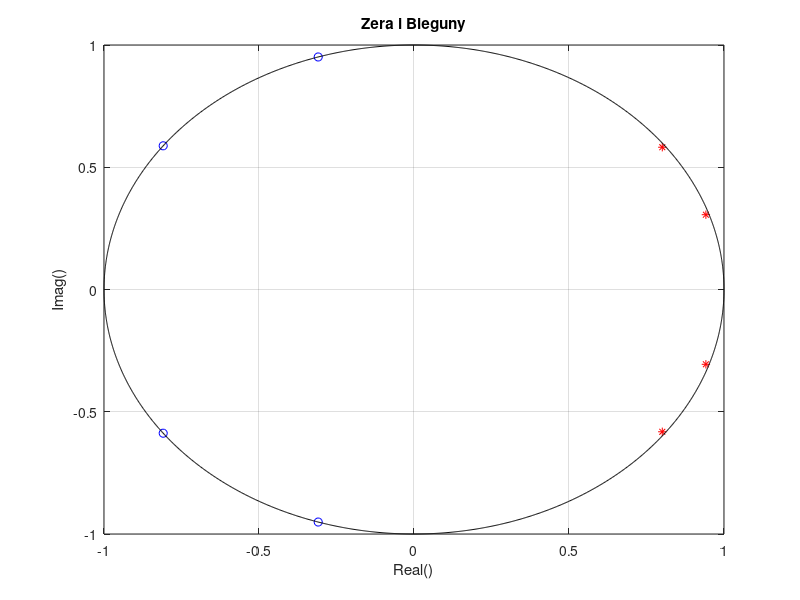
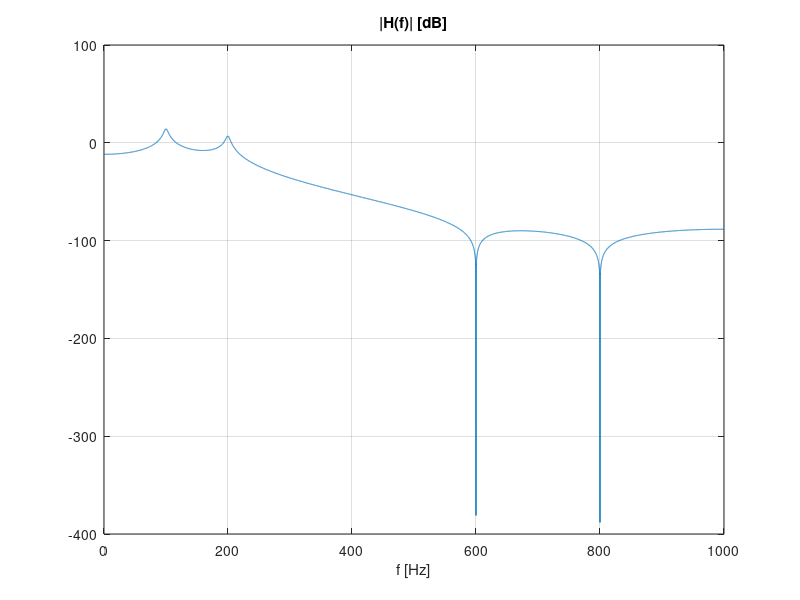
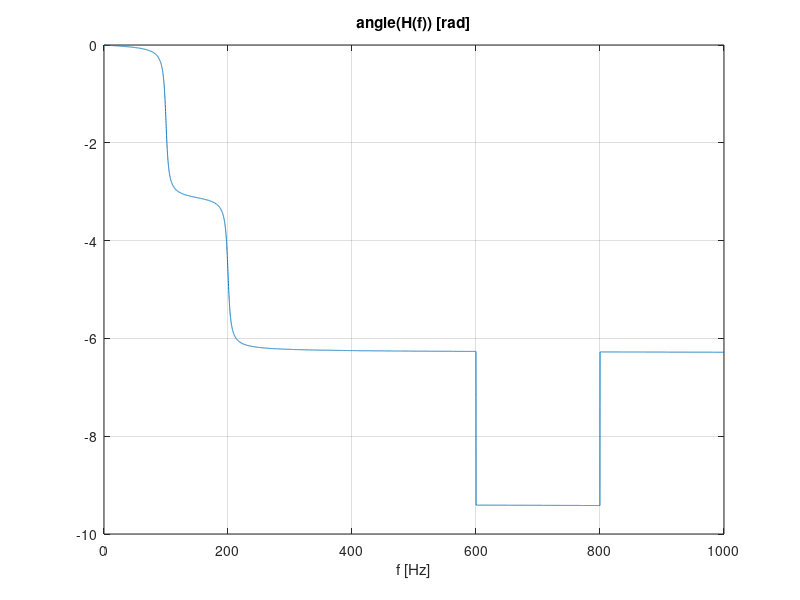
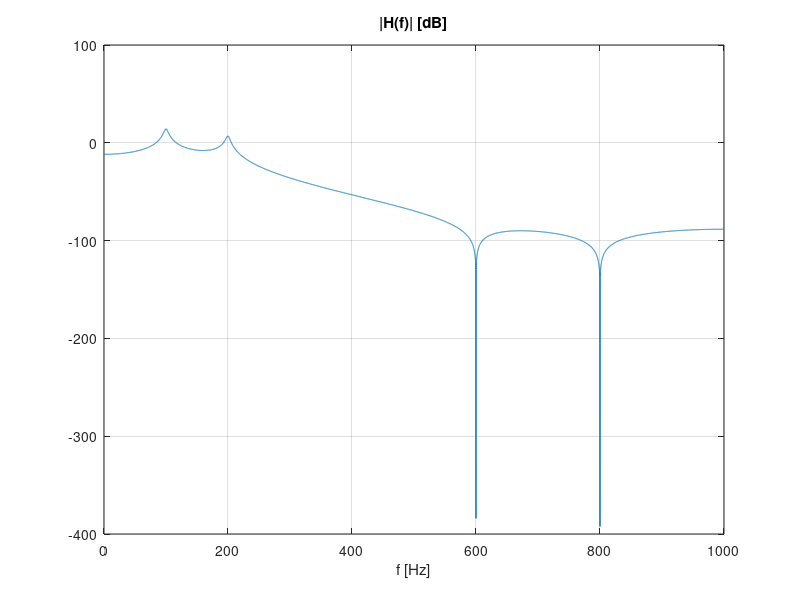

MATLAB code to generate these figures, in order:
% cps_08_iir_intro.m
clear all; close all;

% Wybor/projekt wspolczynnikow filtra cyfrowego IIR
fpr = 2000;                           % czestotliwosc probkowania
if(0)  % ### dobor wartosci wspolczynnikow wielomianow transmitancji
   b = [2,3];                         % [ b0, b1 ]
   a = [1, 0.2, 0.3, 0.4];            % [ a0=1, a2, a3, a4]
   z = roots(b); p = roots(a);        % [b,a] --> [z,p]
else   % ### dobor miejsc zerowych wielomianow transmitancji
   gain = 0.001;
   z = [ 1,   1    ] .* exp(j*2*pi*[ 600, 800 ]/fpr);   z = [z conj(z)];  
   p = [ 0.99,0.99 ] .* exp(j*2*pi*[ 100, 200 ]/fpr);   p = [p conj(p)];
   b = real( gain*poly(z) ), a = real( poly(p) ), pause   % [z,p] --> [b,a]
end
figure;
alfa = 0 : pi/1000 : 2*pi; c=cos(alfa); s=sin(alfa);
plot(real(z),imag(z),'bo', real(p),imag(p),'r*',c,s,'k-'); grid;
title('Zera i Bieguny'); xlabel('Real()'); ylabel('Imag()'); pause

% Weryfikacja odpowiedzi filtra: amplitudowej, fazowej, impulsowej, skokowej
f = 0 : 0.1 : 1000;                 % czestotliwosc w hercach
wn = 2*pi*f/fpr;                    % czestotliwosc katowa
zz = exp(-j*wn);                    % zmienna "z" transformacji Z (u nas z^(-1))
H = polyval(b(end:-1:1),zz) ./ polyval( a(end:-1:1),zz); % stosunek dwoch wielomianow
% H = freqz(b,a,f,fpr)                                    % alternatywna funkcja Matlab
figure; plot(f,20*log10(abs(H))); xlabel('f [Hz]'); title('|H(f)| [dB]'); grid; pause
figure; plot(f,unwrap(angle(H))); xlabel('f [Hz]'); title('angle(H(f)) [rad]'); grid; pause

zz = exp(j*wn);                     % zmienna transformacji Z
H = polyval(b,zz) ./ polyval(a,zz); % stosunek dwoch wielomianow dla zz=exp(j*om)
% H = freqz(b,a,f,fpr)              % alternatywna funkcja Matlaba
figure; plot(f,20*log10(abs(H))); xlabel('f [Hz]'); title('|H(f)| [dB]'); grid; pause
figure; plot(f,unwrap(angle(H))); xlabel('f [Hz]'); title('angle(H(f)) [rad]'); grid; pause

% ... ciag dalszy nastapi
% Sygnal wejsciowy x(n) - dwie sinusoidy: 20 and 500 Hz
Nx = 1000;                                       % liczba probek sygnalu
dt = 1/fpr; t = dt*(0:Nx-1);                     % chwile probkowania
%x = zeros(1,Nx); x(1) = 1;                      % sygnal delta Kroneckera (impuls jednostkowy)
x = sin(2*pi*20*t+pi/3) + sin(2*pi*500*t+pi/7);  % suma dwoch sinusow

% Rekursywna filtracja cyfrowa IIR: x(n) --> [ b, a ] --> y(n)
% y=filter(b,a,x);                           % funkcja Matlaba
M = length(b);                               % liczba wspolczynnikow {b}
N = length(a); a = a(2:N); N=N-1;            % liczba wspolczynnikow {a}, usun a0=1
bx = zeros(1,M);                             % bufor bx na probki wejsciowe x(n)
by = zeros(1,N);                             % bufor by na probki wyjsciowe y(n)
for n = 1 : Nx                               % PETLA GLOWNA
    bx = [ x(n) bx(1:M-1) ];                 % nowa probka x(n) na poczatek bufora bx
    y(n) = sum( bx .* b ) - sum( by .* a );  % filtracja = dwie srednie wazone, y(n)=?
    by = [ y(n) by(1:N-1) ];                 % zapamietanie y(n) w buforze by
end                                          %

% RYSUNKI: porownanie wejscia i wyjscia filtra
figure;
subplot(211); plot(t,x); grid;               % sygnal wejsciowy x(n)
subplot(212); plot(t,y); grid; pause         % sygnal wyjsciowy y(n)
figure; % widma FFT drugicj polowek sygnalow x(n) i y(n) (bez stanow przejsciowych)
k=Nx/2+1:Nx;  f0 = fpr/(Nx/2);  f=f0*(0:Nx/2-1); 
subplot(211); plot(f,20*log10(abs(2*fft(x(k)))/(Nx/2))); grid; 
subplot(212); plot(f,20*log10(abs(2*fft(y(k)))/(Nx/2))); grid; pause
